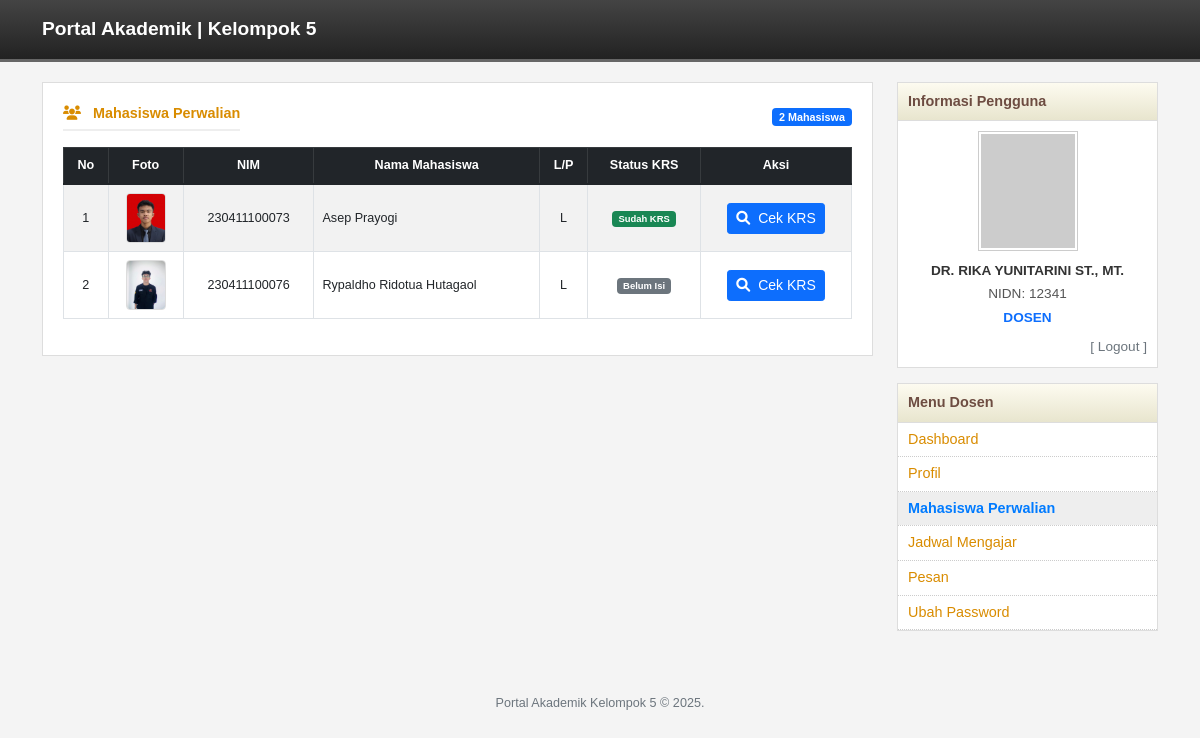
/dosen/perwalian.php (signed in), run on the app's committed database.
### tables this page shows
CREATE TABLE `mahasiswa` (
  `id` int(11) NOT NULL,
  `nim` varchar(20) NOT NULL,
  `nama` varchar(100) NOT NULL,
  `jenis_kelamin` enum('L','P') DEFAULT NULL,
  `password` varchar(255) NOT NULL,
  `email` varchar(100) DEFAULT NULL,
  `prodi` varchar(50) DEFAULT NULL,
  `semester` int(11) DEFAULT NULL,
  `ips` decimal(3,2) DEFAULT 0.00,
  `dpa_id` int(11) DEFAULT NULL,
  `created_at` timestamp NULL DEFAULT current_timestamp(),
  `foto` varchar(255) DEFAULT NULL
);

### dosen/perwalian.php (the view, shortened to what this page needs)
<?php
require_once "../config/database.php";
$dosen_id = $_SESSION['user']['id'];
$query = "
    SELECT m.*, ps.nama_prodi,
           (SELECT COUNT(*) FROM krs_awal k WHERE k.mahasiswa_id = m.id AND k.status != 'draft') as total_mk,
           (SELECT COUNT(*) FROM krs_awal k WHERE k.mahasiswa_id = m.id AND k.status = 'diajukan') as pending_mk
    FROM mahasiswa m
    LEFT JOIN program_studi ps ON m.prodi = ps.nama_prodi
    WHERE m.dpa_id = ?
    ORDER BY m.nim ASC
";
$stmt = $pdo->prepare($query);
$stmt->execute([$dosen_id]);
$listMhs = $stmt->fetchAll();
?>
<!DOCTYPE html>
<html lang="id">
<head>
    <link href="https://cdn.jsdelivr.net/npm/bootstrap@5.1.3/dist/css/bootstrap.min.css" rel="stylesheet">
    <link rel="stylesheet" href="https://cdnjs.cloudflare.com/ajax/libs/font-awesome/6.0.0/css/all.min.css">
    <link rel="stylesheet" href="../assets/css/style.css">
</head>
<body>
<?php include "../header.php"; ?>
<div class="container">
    <div class="row">
        <div class="col-md-9">
            <div class="content-box">
                <div class="d-flex justify-content-between align-items-center mb-3">
                    <div class="msg-header mb-0"><i class="fas fa-users me-2"></i> Mahasiswa Perwalian</div>
                    <span class="badge bg-primary"><?= count($listMhs) ?> Mahasiswa</span>
                </div>
                <div class="table-responsive">
                    <table class="table table-bordered table-striped table-hover small align-middle">
                        <thead class="table-dark">
                            <tr class="text-center">
                                <th>No</th>
                                <th>Foto</th>
                                <th>NIM</th>
                                <th>Nama Mahasiswa</th>
                                <th>L/P</th>
                                <th>Status KRS</th>
                                <th>Aksi</th>
                            </tr>
                        </thead>
                        <tbody>
                            <?php $no=1; foreach($listMhs as $row): ?>
                            <?php
                                $fotoUrl = (!empty($row['foto']) && file_exists("../assets/img/uploads/".$row['foto']))
                                    ? "../assets/img/uploads/".$row['foto']
                                    : "https://via.placeholder.com/40x50.png?text=FOTO";
                            ?>
                            <tr>
                                <td class="text-center"><?= $no++ ?></td>
                                <td class="text-center"><img src="<?= $fotoUrl ?>" class="table-foto"></td>
                                <td class="text-center"><?= htmlspecialchars($row['nim']) ?></td>
                                <td><?= htmlspecialchars($row['nama']) ?></td>
                                <td class="text-center"><?= htmlspecialchars($row['jenis_kelamin'] ?? '-') ?></td>
                                <td class="text-center">
                                    <?php if($row['pending_mk'] > 0): ?>
                                        <span class="badge bg-warning text-dark">Butuh Validasi</span>
                                    <?php elseif($row['total_mk'] > 0): ?>
                                        <span class="badge bg-success">Sudah KRS</span>
                                    <?php else: ?>
                                        <span class="badge bg-secondary">Belum Isi</span>
                                    <?php endif; ?>
                                </td>
                                <td class="text-center">
                                    <a href="validasi_krs.php?mhs_id=<?= $row['id'] ?>" class="btn btn-primary btn-sm">
                                        <i class="fas fa-search me-1"></i> Cek KRS
                                    </a>
                                </td>
                            </tr>
                            <?php endforeach; ?>
                        </tbody>
                    </table>
                </div>
            </div>
        </div>
        <div class="col-md-3">
            <?php include "sidebar.php"; ?>
        </div>
    </div>
</div>
<?php include "../footer.php"; ?>
</body>
</html>

### assets/css/style.css (style rules this page uses)
body { background-color: #f4f4f4; font-family: sans-serif; font-size: 0.9rem; }
.content-box { background: white; border: 1px solid #ddd; padding: 20px; margin-bottom: 20px; }
.msg-header { font-weight: bold; color: #d98c00; margin-bottom: 15px; border-bottom: 2px solid #eee; padding-bottom: 5px; }
.table-foto { width: 40px; height: 50px; object-fit: cover; border-radius: 4px; border: 1px solid #ddd; }

### dosen/perwalian.php (style rules this page uses)
.table-foto { width: 40px; height: 50px; object-fit: cover; border-radius: 4px; border: 1px solid #ddd; }

### data on the page
mahasiswa: foto (picture), nim "230411100073", nama "Asep Prayogi", jenis_kelamin "L", shows "Sudah KRS"
mahasiswa: foto (picture), nim "230411100076", nama "Rypaldho Ridotua Hutagaol", jenis_kelamin "L", shows "Belum Isi"

### other printed values
count($listMhs) "2"
$nama "DR. RIKA YUNITARINI ST., MT."
$nidn "12341"
